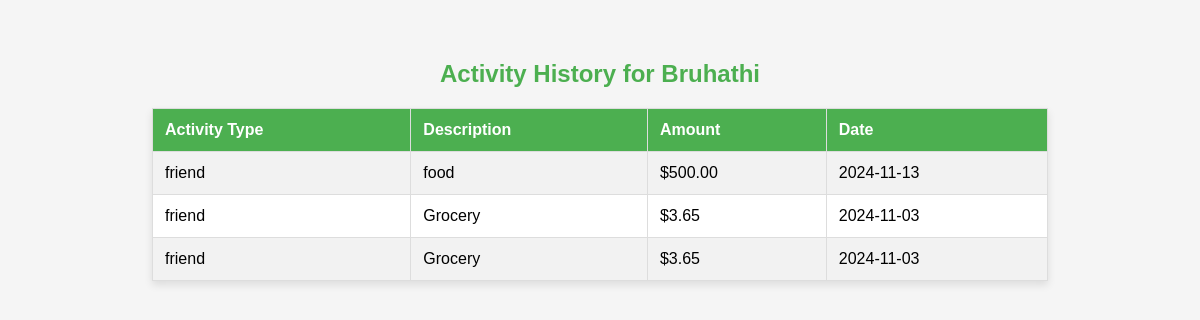
Screenshot of /user_activity (signed in) with the database file from the repository.
### tables this page shows
CREATE TABLE users (
            id INTEGER PRIMARY KEY AUTOINCREMENT,
            email TEXT NOT NULL UNIQUE,
            password TEXT NOT NULL,
            name TEXT NOT NULL,
            phone TEXT NOT NULL
        );

CREATE TABLE expense (expenseid integer PRIMARY key AUTOINCREMENT,expensename text,creatorid INTEGER , partnerid int, total INTEGER, creatoramount integer, partneramount integer, createdon date,
FOREIGN key (creatorid) 
REFERENCES users(id),FOREIGN key(partnerid) REFERENCES users(id) );

### app.py (the view)
@app.route('/user_activity')
def user_activity():
    if 'username' not in session:
        flash("Please log in to view your activity history.", "warning")
        return redirect(url_for('login'))
    logged_in_user = session.get('username')
    conn = sqlite3.connect(db_path)
    cursor = conn.cursor()
    cursor.execute('SELECT id FROM users WHERE name = ?', (logged_in_user,))
    user_id_result = cursor.fetchone()
    user_id = user_id_result[0] if user_id_result else None
    if not user_id:
        flash("User not found", "danger")
        return redirect(url_for('login'))
    print(f"Logged in user: {logged_in_user}, user_id: {user_id}")
    cursor.execute('''
        SELECT 'friend' AS activity_type,
               expensename AS description,
               total/2 AS user_share,
               createdon AS date
        FROM expense
        WHERE creatorid = ? OR partnerid = ?
        ORDER BY date DESC
    ''', (user_id, user_id))
    friend_activities = cursor.fetchall()
    cursor.execute('''
        SELECT 'group' AS activity_type,
               category AS description,
               (total_amount - (total_amount / (SELECT COUNT(*) FROM members WHERE group_name = ge.group_name))) AS user_share,
               date
        FROM group_expenses ge
        WHERE group_name IN (SELECT group_name FROM members WHERE name = ?)
        ORDER BY date DESC
    ''', (logged_in_user,))
    group_activities = cursor.fetchall()
    user_activities = friend_activities + group_activities
    print(f"Combined activities: {user_activities}")
    conn.close()
    if not user_activities:
        flash("No activity history found.", "info")
    return render_template('user_activity.html', user_activities=user_activities, username=logged_in_user)

### templates/user_activity.html (shortened to what this page needs)
<!DOCTYPE html>
<html lang="en">
<head>
</head>
<body>
    <h2>Activity History for {{ username }}</h2>
    {% if user_activities %}
    <table>
        <tr>
            <th>Activity Type</th>
            <th>Description</th>
            <th>Amount</th>
            <th>Date</th>
        </tr>
        {% for activity in user_activities %}
        <tr>
            <td>{{ activity[0] }}</td>
            <td>{{ activity[1] }}</td>
            <td>${{ "%.2f" | format(activity[2] if activity[2]) }}</td>
            <td>{{ activity[3] }}</td>
        </tr>
        {% endfor %}
    </table>
    {% else %}
    <div class="no-activity">
        <p>No activity history found.</p>
    </div>
    {% endif %}
</body>
</html>

### templates/user_activity.html (style rules this page uses)
body { font-family: Arial, sans-serif; background-color: #f5f5f5; margin: 20px; padding: 20px; }
h2 { text-align: center; color: #4caf50; }
table { width: 80%; margin: 20px auto; border-collapse: collapse; background-color: #ffffff; box-shadow: 0 4px 8px rgba(0, 0, 0, 0.1); }
th, td { padding: 12px; border: 1px solid #dddddd; text-align: left; }
th { background-color: #4caf50; color: white; }
tr:nth-child(even) { background-color: #f2f2f2; }

### rows the page displays
users: name "Bruhathi"
expense: activity "friend", expensename "food", activity "500.00", createdon "2024-11-13"
expense: activity "friend", expensename "Grocery", activity "3.65", createdon "2024-11-03"
expense: activity "friend", expensename "Grocery", activity "3.65", createdon "2024-11-03"
